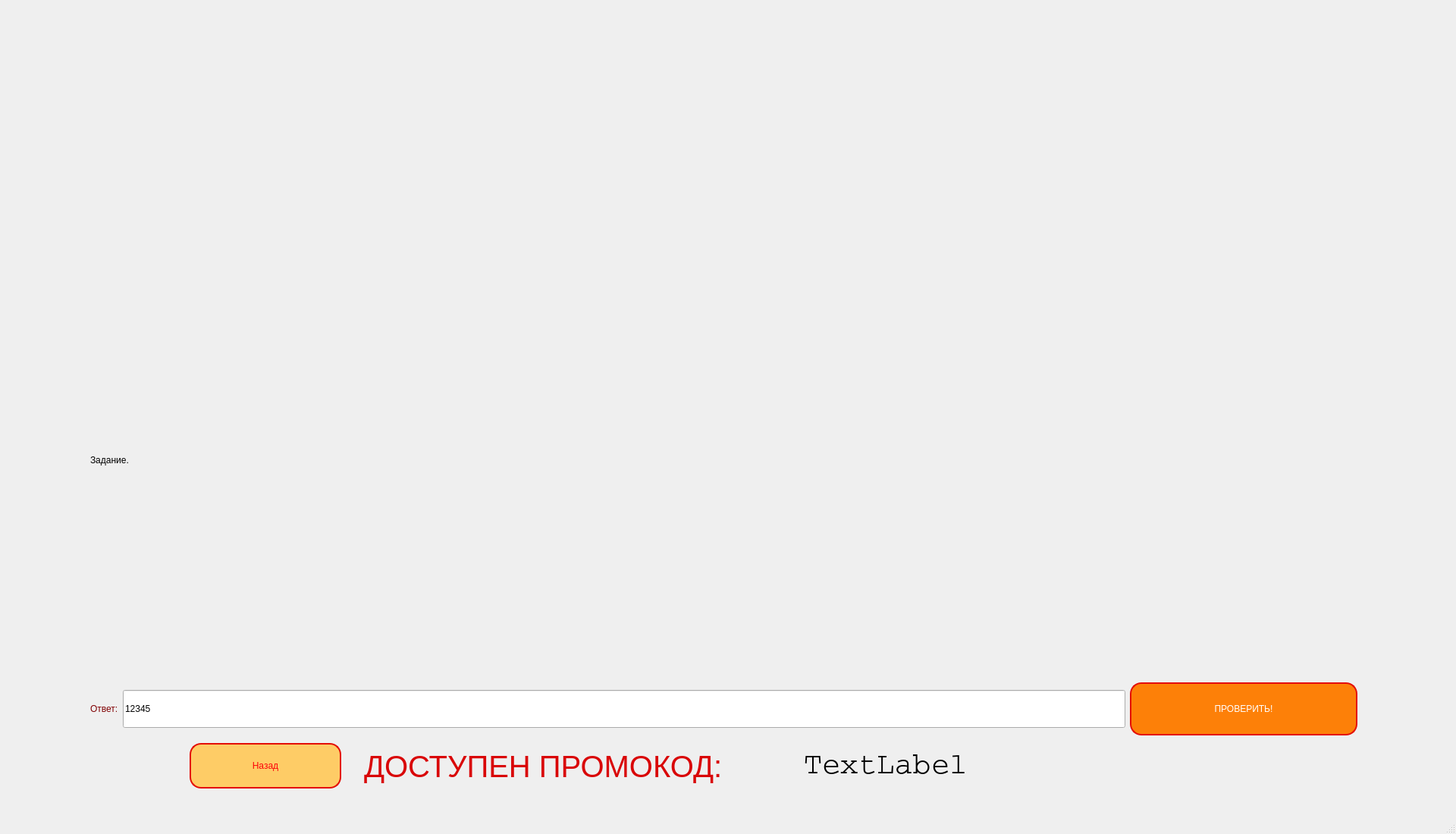
<?xml version="1.0" encoding="UTF-8"?>
<ui version="4.0">
 <class>ProbSolvWindow</class>
 <widget class="QMainWindow" name="ProbSolvWindow">
  <property name="geometry">
   <rect>
    <x>0</x>
    <y>0</y>
    <width>1920</width>
    <height>1100</height>
   </rect>
  </property>
  <property name="windowTitle">
   <string>Пора работать!</string>
  </property>
  <widget class="QWidget" name="centralwidget">
   <widget class="QPushButton" name="go_back">
    <property name="enabled">
     <bool>true</bool>
    </property>
    <property name="geometry">
     <rect>
      <x>250</x>
      <y>980</y>
      <width>200</width>
      <height>60</height>
     </rect>
    </property>
    <property name="sizePolicy">
     <sizepolicy hsizetype="Minimum" vsizetype="Fixed">
      <horstretch>0</horstretch>
      <verstretch>0</verstretch>
     </sizepolicy>
    </property>
    <property name="minimumSize">
     <size>
      <width>0</width>
      <height>60</height>
     </size>
    </property>
    <property name="maximumSize">
     <size>
      <width>200</width>
      <height>16777215</height>
     </size>
    </property>
    <property name="cursor">
     <cursorShape>PointingHandCursor</cursorShape>
    </property>
    <property name="layoutDirection">
     <enum>Qt::LeftToRight</enum>
    </property>
    <property name="styleSheet">
     <string notr="true">QPushButton {
	font: 75 30pt &quot;Courier&quot;;
color: rgb(252, 1, 7);
background-color: rgb(254, 204, 102);
border-radius: 15px;
border: 2px solid rgb(228, 13, 5);
}

QPushButton:hover {
	color: rgb(252, 69, 74);
	font: 32pt &quot;Courier&quot;;
}
</string>
    </property>
    <property name="text">
     <string>Назад</string>
    </property>
   </widget>
   <widget class="QWidget" name="gridLayoutWidget">
    <property name="geometry">
     <rect>
      <x>119</x>
      <y>319</y>
      <width>1671</width>
      <height>651</height>
     </rect>
    </property>
    <layout class="QGridLayout" name="gridLayout">
     <item row="1" column="0">
      <widget class="QLabel" name="label_2">
       <property name="styleSheet">
        <string notr="true">font: 20pt &quot;Tahoma&quot;;
color: rgb(128, 0, 2);</string>
       </property>
       <property name="text">
        <string>Ответ:</string>
       </property>
      </widget>
     </item>
     <item row="1" column="1">
      <widget class="QLineEdit" name="answ_area">
       <property name="minimumSize">
        <size>
         <width>0</width>
         <height>50</height>
        </size>
       </property>
       <property name="styleSheet">
        <string notr="true">font: italic 20pt &quot;Times New Roman&quot;;</string>
       </property>
       <property name="text">
        <string>12345</string>
       </property>
      </widget>
     </item>
     <item row="1" column="2">
      <widget class="QPushButton" name="check_btn">
       <property name="minimumSize">
        <size>
         <width>300</width>
         <height>70</height>
        </size>
       </property>
       <property name="cursor">
        <cursorShape>PointingHandCursor</cursorShape>
       </property>
       <property name="styleSheet">
        <string notr="true">QPushButton {
	font: 75 20pt &quot;Helvetica&quot;;
background-color: rgb(253, 128, 8);
color: rgb(255, 255, 255);
border-radius: 15px;
border: 2px solid rgb(228, 13, 5);
}

QPushButton:hover {
	color: rgb(0, 0, 0);
	font: 22pt &quot;Helvetica&quot;;
}
</string>
       </property>
       <property name="text">
        <string>ПРОВЕРИТЬ!</string>
       </property>
      </widget>
     </item>
     <item row="0" column="0" colspan="3">
      <widget class="QLabel" name="task_txt">
       <property name="styleSheet">
        <string notr="true">color: rgb(0, 0, 0);
font: 20pt &quot;Tahoma&quot;;</string>
       </property>
       <property name="text">
        <string>Задание. </string>
       </property>
      </widget>
     </item>
    </layout>
   </widget>
   <widget class="QLabel" name="label">
    <property name="geometry">
     <rect>
      <x>480</x>
      <y>980</y>
      <width>561</width>
      <height>61</height>
     </rect>
    </property>
    <property name="font">
     <font>
      <family>Helvetica</family>
      <pointsize>30</pointsize>
      <weight>9</weight>
      <italic>false</italic>
      <bold>false</bold>
     </font>
    </property>
    <property name="styleSheet">
     <string notr="true">font: 75 30pt &quot;Helvetica&quot;;
color: rgb(217, 5, 7);</string>
    </property>
    <property name="text">
     <string>ДОСТУПЕН ПРОМОКОД:</string>
    </property>
   </widget>
   <widget class="QLabel" name="promo_txt">
    <property name="geometry">
     <rect>
      <x>1060</x>
      <y>980</y>
      <width>371</width>
      <height>61</height>
     </rect>
    </property>
    <property name="font">
     <font>
      <family>Courier</family>
      <pointsize>30</pointsize>
      <weight>50</weight>
      <italic>false</italic>
      <bold>false</bold>
     </font>
    </property>
    <property name="cursor">
     <cursorShape>IBeamCursor</cursorShape>
    </property>
    <property name="mouseTracking">
     <bool>false</bool>
    </property>
    <property name="styleSheet">
     <string notr="true">font: 30pt &quot;Courier&quot;;</string>
    </property>
    <property name="text">
     <string>TextLabel</string>
    </property>
    <property name="textInteractionFlags">
     <set>Qt::LinksAccessibleByMouse|Qt::TextSelectableByMouse</set>
    </property>
   </widget>
  </widget>
  <widget class="QMenuBar" name="menubar">
   <property name="geometry">
    <rect>
     <x>0</x>
     <y>0</y>
     <width>1920</width>
     <height>24</height>
    </rect>
   </property>
  </widget>
  <widget class="QStatusBar" name="statusbar"/>
 </widget>
 <resources/>
 <connections/>
</ui>
